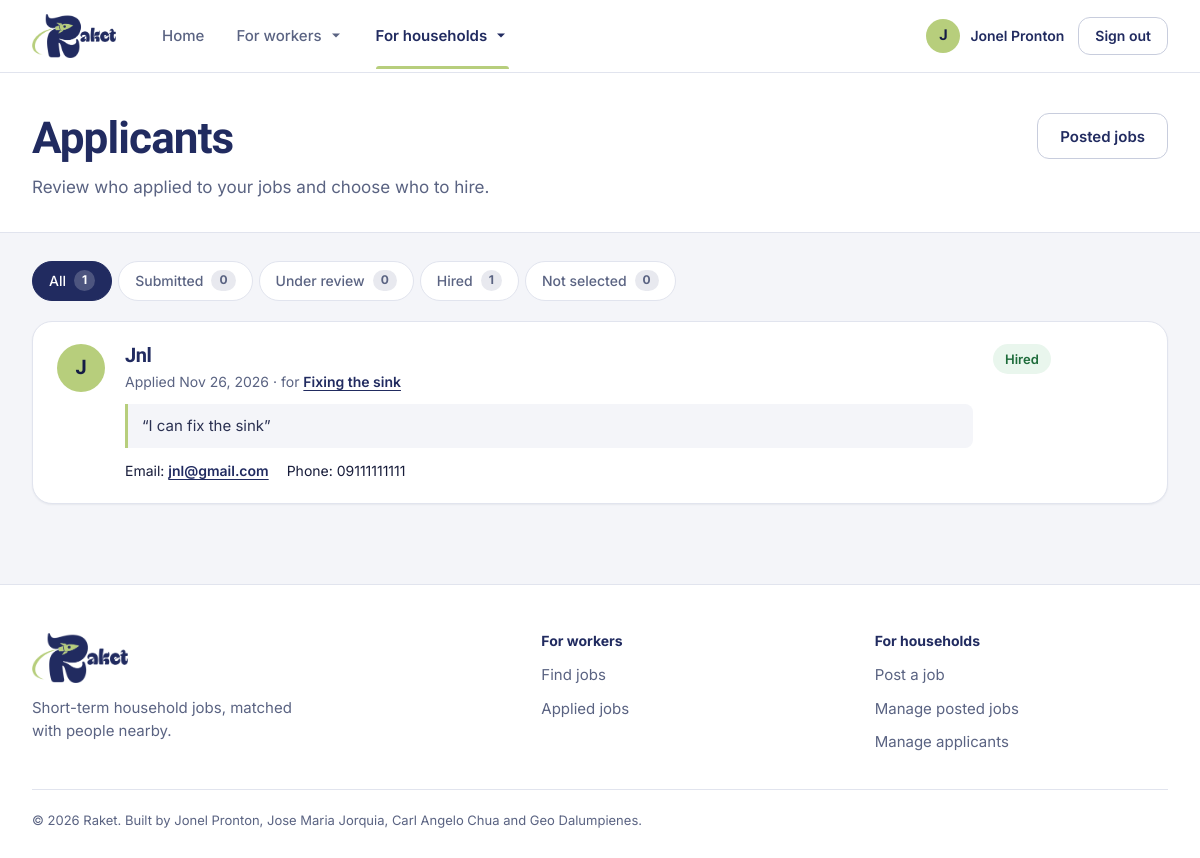
/applicants/ (signed in), run on the app's committed database.
### accounts/models.py (models this page shows, shortened)
class Profile(models.Model):
    class Role(models.TextChoices):
        SEEKER = "job_seeker", "Job Seeker"
        PROVIDER = "job_provider", "Job Provider"
    class Availability(models.TextChoices):
        FULL_TIME = "full_time", "Full-time"
        PART_TIME = "part_time", "Part-time"
        ONE_TIME = "one_time", "One-time"
    user = models.OneToOneField(
        settings.AUTH_USER_MODEL, on_delete=models.CASCADE, related_name="profile"
    )
    role = models.CharField(max_length=20, choices=Role.choices, default=Role.SEEKER)
    full_name = models.CharField(max_length=150)
    phone = models.CharField(max_length=20, blank=True)
    location = models.CharField(max_length=150, blank=True)
    bio = models.TextField(blank=True)
    skills = models.CharField(max_length=300, blank=True, help_text="Comma separated")
    availability = models.JSONField(default=list, blank=True)
    resume = models.FileField(upload_to=resume_upload_path, blank=True)
    created_at = models.DateTimeField(auto_now_add=True)

### jobs/models.py (models this page shows, shortened)
class Application(models.Model):
    class Status(models.TextChoices):
        SUBMITTED = "submitted", "Submitted"
        UNDER_REVIEW = "under_review", "Under review"
        HIRED = "hired", "Hired"
        REJECTED = "rejected", "Not selected"
    job = models.ForeignKey(Job, on_delete=models.CASCADE, related_name="applications")
    applicant = models.ForeignKey(
        settings.AUTH_USER_MODEL,
        on_delete=models.CASCADE,
        related_name="applications",
    )
    cover_note = models.TextField(blank=True)
    status = models.CharField(
        max_length=15,
        choices=Status.choices,
        default=Status.SUBMITTED,
        db_index=True,
    )
    created_at = models.DateTimeField(auto_now_add=True)
    updated_at = models.DateTimeField(auto_now=True)
    class Meta:
        ordering = ["-created_at"]
        constraints = [
            models.UniqueConstraint(
                fields=["job", "applicant"], name="unique_application_per_job"
            )
        ]

class Job(models.Model):
    class Category(models.TextChoices):
        HOUSE_CLEANING = "house_cleaning", "House cleaning"
        BABYSITTER = "babysitter", "Babysitter"
        COOK = "cook_kitchen_helper", "Cook/kitchen helper"
        LAUNDRY = "laundry", "Laundry"
        GARDENING = "gardening", "Gardening"
        DRIVER = "driver_delivery", "Driver/delivery"
        ERRANDS = "errands", "Errands"
        REPAIRS = "repairs", "Repairs/handyman"
        OTHER = "other", "Other"
    class Schedule(models.TextChoices):
        MORNING = "morning", "Morning (6 AM - 12 PM)"
        AFTERNOON = "afternoon", "Afternoon (12 PM - 6 PM)"
        EVENING = "evening", "Evening (6 PM - 10 PM)"
        WHOLE_DAY = "whole_day", "Whole day"
        FLEXIBLE = "flexible", "Flexible"
    class Employment(models.TextChoices):
        FULL_TIME = "full_time", "Full-time"
        PART_TIME = "part_time", "Part-time"
        ONE_TIME = "one_time", "One-time"
    class Duration(models.TextChoices):
        ONE_DAY = "one_day", "1 day"
        FEW_DAYS = "few_days", "2-6 days"
        ONE_TWO_WEEKS = "one_two_weeks", "1-2 weeks"
        UP_TO_MONTH = "up_to_month", "Up to 1 month"
        ONGOING = "ongoing", "Ongoing"
    class PayPeriod(models.TextChoices):
        DAY = "day", "Day"
        HOUR = "hour", "Hour"
        JOB = "job", "Whole job"
    class Status(models.TextChoices):
        ACTIVE = "active", "Active"
        CLOSED = "closed", "Closed"
    posted_by = models.ForeignKey(
        settings.AUTH_USER_MODEL,
        on_delete=models.SET_NULL,
        null=True,
        blank=True,
        related_name="posted_jobs",
    )
    title = models.CharField(max_length=120)
    category = models.CharField(max_length=30, choices=Category.choices)
    description = models.TextField()
    location = models.CharField(max_length=150)
    work_date = models.DateField()
    work_schedule = models.CharField(max_length=20, choices=Schedule.choices)
    employment_type = models.CharField(max_length=20, choices=Employment.choices)
    duration = models.CharField(max_length=20, choices=Duration.choices)
    estimated_payment = models.DecimalField(
        max_digits=10, decimal_places=2, help_text="Pesos"
    )
    max_payment = models.DecimalField(
        max_digits=10,
        decimal_places=2,
        null=True,
        blank=True,
        help_text="Upper end of a pay range (e.g. 500 - 900 a day). Optional.",
    )
    pay_period = models.CharField(max_length=10, choices=PayPeriod.choices)
    number_of_workers = models.PositiveSmallIntegerField(
        validators=[MinValueValidator(1)]
    )
    requirements = models.TextField(
        blank=True, help_text="One qualification per line (shown as bullets)."
    )
    experience = models.CharField(max_length=100, blank=True)
    industry = models.CharField(max_length=150, blank=True)
    how_to_apply = models.TextField(blank=True)
    status = models.CharField(
        max_length=10, choices=Status.choices, default=Status.ACTIVE, db_index=True
    )
    created_at = models.DateTimeField(auto_now_add=True)
    updated_at = models.DateTimeField(auto_now=True)
    objects = JobQuerySet.as_manager()
    class Meta:
        ordering = ["-created_at"]

### jobs/views_manage.py (the view)
# urls.py: path('applicants/', views_manage.manage_applicants, name='manage_applicants'),
def manage_applicants(request):
    denied = _guard(request, Profile.Role.PROVIDER)
    if denied:
        return denied
    mine = Job.objects.filter(posted_by=request.user)
    base = Application.objects.filter(job__in=mine)
    job = None
    job_id = request.GET.get("job", "")
    if job_id.isdigit():
        job = mine.filter(pk=int(job_id)).first()
        if job:
            base = base.filter(job=job)
    status = clean_choice(request.GET.get("status"), Application.Status.choices)
    qs = base.filter(status=status) if status else base
    qs = qs.select_related("job", "applicant", "applicant__profile").order_by("created_at", "id")
    page = Paginator(qs, PER_PAGE).get_page(request.GET.get("page"))
    for app in page.object_list:
        app.profile = get_profile(app.applicant)
        app.skills = [x.strip() for x in app.profile.skills.split(",") if x.strip()]
        app.actions = _owner_actions(app)
    extra = {"job": job.pk} if job else {}
    return render(
        request,
        "jobs/applicants.html",
        {
            "page": page,
            "applications": page.object_list,
            "tabs": _status_tabs(base, status, "jobs:manage_applicants", extra),
            "status": status or "",
            "job": job,
            "has_jobs": mine.exists(),
            "page_query": "&".join(
                f"{k}={v}" for k, v in {**extra, **({"status": status} if status else {})}.items()
            ),
        },
    )

### jobs/templates/jobs/applicants.html (shortened to what this page needs)
{% extends "base.html" %}
{% load static %}
{% block extra_head %}
  <link rel="stylesheet" href="{% static 'css/jobs.css' %}?v=6">
  <link rel="stylesheet" href="{% static 'css/manage.css' %}?v=1">
{% endblock %}
{% block content %}
<header class="page-head">
  <div class="container page-head__top">
    <div>
      <h1>{% if job %}Applicants for {{ job.title }}{% else %}Applicants{% endif %}</h1>
      <p class="page-head__sub">
        {% if job %}<a href="{% url 'jobs:manage_applicants' %}" class="text-link">Show applicants for all jobs</a>{% else %}Review who applied to your jobs and choose who to hire.{% endif %}
      </p>
    </div>
    <a href="{% url 'jobs:my_jobs' %}" class="btn btn--ghost">Posted jobs</a>
  </div>
</header>
<div class="container manage">
  {% include "includes/status_tabs.html" %}
  <div class="stack">
  {% for app in applications %}
    <article class="row-card row-card--person">
      <span class="avatar" aria-hidden="true">{{ app.profile.full_name|default:"?"|slice:":1"|upper }}</span>
      <div class="row-card__main">
        <h2 class="row-card__title">{{ app.profile.full_name|default:app.applicant.get_username }}</h2>
        <p class="row-card__sub">
          {% if app.profile.location %}{{ app.profile.location }} · {% endif %}Applied {{ app.created_at|date:"M j, Y" }}
          {% if not job %}· for <a href="{% url 'jobs:job_detail' app.job.pk %}" class="text-link">{{ app.job.title }}</a>{% endif %}
        </p>
        {% if app.cover_note %}<p class="row-card__note">“{{ app.cover_note }}”</p>{% endif %}
        <ul class="row-card__facts">
          {% if app.status == 'hired' %}
            <li>Email: <a href="mailto:{{ app.applicant.email }}" class="text-link">{{ app.applicant.email }}</a></li>
            {% if app.profile.phone %}<li>Phone: {{ app.profile.phone }}</li>{% endif %}
          {% else %}
            <li class="muted">Contact details show after you hire.</li>
          {% endif %}
        </ul>
      </div>
      <div class="row-card__side">
        <span class="status status--{{ app.status }}">{{ app.get_status_display }}</span>
      </div>
    </article>
  {% endfor %}
  </div>
</div>
{% endblock %}

### templates/includes/navbar.html (shortened to what this page needs)
{% load static %}
{% url 'jobs:home' as home_url %}
<header class="navbar">
  <div class="navbar__bar container">
    <a href="{{ home_url }}" class="navbar__logo" aria-label="Raket home">
      <img src="{% static 'image/raket_logo.png' %}" alt="Raket" width="84" height="44">
    </a>
    <nav class="navbar__links" id="site-menu" aria-label="Main" data-menu>
      <a href="{{ home_url }}" class="navbar__link{% if request.path == home_url %} is-active{% endif %}"{% if request.path == home_url %} aria-current="page"{% endif %}>Home</a>
      {% with view=request.resolver_match.view_name %}
      <div class="navbar__item" data-dropdown>
        <button type="button" class="navbar__link navbar__link--menu" aria-expanded="false" aria-controls="menu-workers" data-dropdown-toggle>
          For workers
          <svg class="navbar__caret" width="16" height="16" viewBox="0 0 20 20" aria-hidden="true"><path d="M5 7l5 5 5-5z" fill="currentColor"/></svg>
        </button>
      </div>
      <div class="navbar__item" data-dropdown>
        <button type="button" class="navbar__link navbar__link--menu{% if view == 'jobs:post_job' or view == 'jobs:my_jobs' or view == 'jobs:manage_applicants' %} is-active{% endif %}" aria-expanded="false" aria-controls="menu-households" data-dropdown-toggle>
          For households
          <svg class="navbar__caret" width="16" height="16" viewBox="0 0 20 20" aria-hidden="true"><path d="M5 7l5 5 5-5z" fill="currentColor"/></svg>
        </button>
      </div>
      {% endwith %}
      <div class="navbar__account">
        {% if user.is_authenticated %}
        <span class="navbar__user" title="{{ account_name }}">
          <span class="navbar__avatar" aria-hidden="true">{{ account_name|slice:":1"|upper }}</span>
          <span class="navbar__name">{{ account_name }}</span>
        </span>
        <button type="button" class="btn btn--ghost btn--sm" data-logout>Sign out</button>
        {% else %}
        <a href="{% url 'accounts:signin' %}{% if request.path != home_url %}?next={{ request.get_full_path|urlencode }}{% endif %}" class="btn btn--ghost btn--sm">Sign in</a>
        <a href="{% url 'accounts:signup' %}" class="btn btn--primary btn--sm">Sign up</a>
        {% endif %}
      </div>
    </nav>
  </div>
</header>

### data on the page
Profile: full_name "J", full_name "Jonel Pronton"
Application: profile.full_name "J", profile.full_name "Jnl", created_at "Nov 26, 2026", job "Fixing the sink", cover_note "I can fix the sink", applicant.email "jnl@gmail.com", profile.phone "09111111111", status "Hired"

### other printed values
{{ tab.label }} "All" "Submitted" "Under review" "Hired" "Not selected"
{{ tab.count }} "1" "0" "0" "1" "0"
